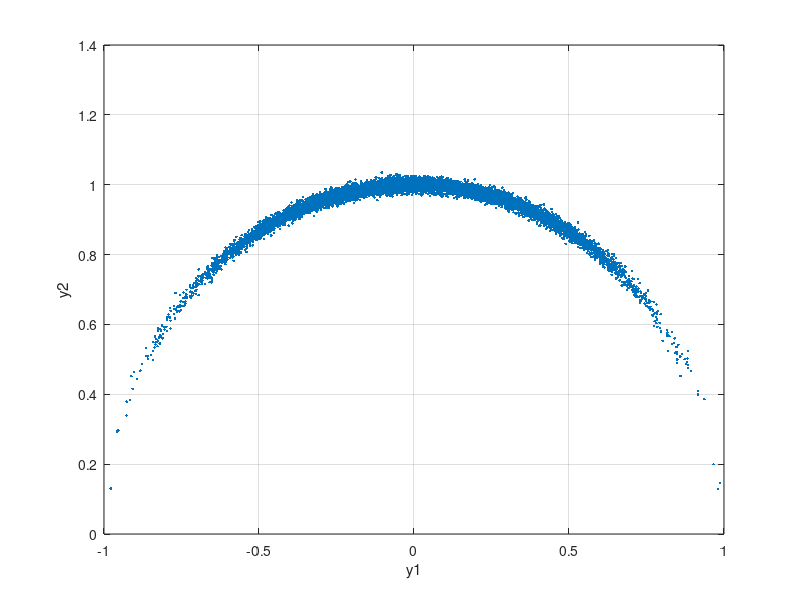

Reproduce this figure in MATLAB. (Note: this script raises an error after producing the figure.)
clear all;
clc;

% sample number
ns = 10000;

% radius mean
rmean = ones(ns,1);
rsigma = 0.01;
r = rmean + rsigma*randn(ns,1);

% orientation mean
thmean = pi/2*ones(ns,1);
thsigma = 0.35;
th = thmean + thsigma*randn(ns,1);

% cartesian coordinates
y1 = r.*cos(th);
y2 = r.*sin(th);
y = [y1,y2];

figure();
plot(y1,y2,".");
xlabel("y1");
ylabel("y2");
grid on;
hold on;

% cartesian real mean
y1mean = mean(y(:,1));
y2mean = mean(y(:,2));
ybar = [y1mean*ones(ns,1), y2mean*ones(ns,1)];

% cartesian real covariance
Py1 = mean( (y(:,1)-ybar(:,1)).^2 );
Py2 = mean( (y(:,2)-ybar(:,2)).^2 );
Py1y2 = mean( (y(:,1)-ybar(:,1)).*(y(:,2)-ybar(:,2)) );
P = [Py1, Py1y2;
    Py1y2, Py2];

% linearized covariance
Pfalse = [thsigma^2,0;
          0, rsigma^2];

draw_ellipse([y1mean;y2mean],P,0.9,"green",1);
draw_ellipse([0;1],Pfalse,0.9,"red",1);

% Unscented Transformation
n = 2;

% first  a posteriori knowledge
xbar = [rmean(1,1);thmean(1,1)];
Prth = [rsigma^2,0;0,thsigma^2];

% sigma points
X1 = xbar + sqrt(n)*sqrt(Prth(1,:)'); 
X2 = xbar + sqrt(n)*sqrt(Prth(2,:)');
X3 = xbar - sqrt(n)*sqrt(Prth(1,:)');
X4 = xbar - sqrt(n)*sqrt(Prth(2,:)');

% propagate the sigma points
Y1 = [X1(1)*cos(X1(2)); 
      X1(1)*sin(X1(2))];
Y2 = [X2(1)*cos(X2(2));
      X2(1)*sin(X2(2))];
Y3 = [X3(1)*cos(X3(2));
      X3(1)*sin(X3(2))];
Y4 = [X4(1)*cos(X4(2));
      X4(1)*sin(X4(2))];
  
  % mean and covariance of the propagated sigma points
Ybar = (Y1+Y2+Y3+Y4)/(2*n); 
Pu = ( (Y1-Ybar)*(Y1-Ybar)' + (Y2-Ybar)*(Y2-Ybar)' + (Y3-Ybar)*(Y3-Ybar)' + (Y4-Ybar)*(Y4-Ybar)' ) / (2*n);

draw_ellipse(Ybar,Pu,0.9,"blue",1);

legend("samples","real covariance","linearized","Unscented Transformation")